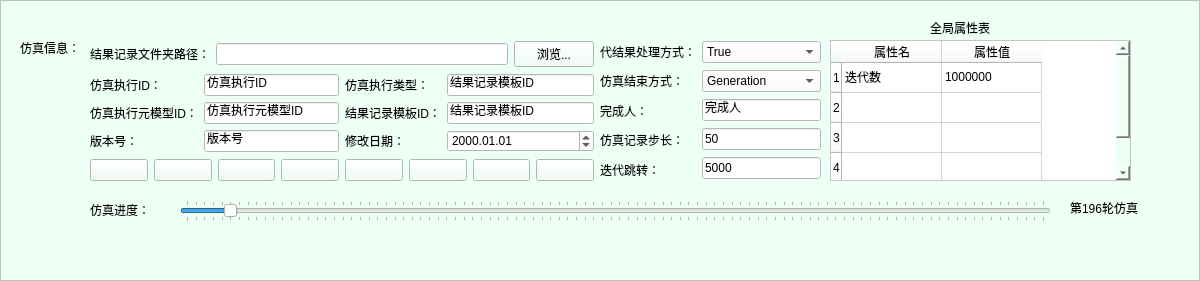
     <widget class="QFrame" name="frame_2">
      <property name="enabled">
       <bool>true</bool>
      </property>
      <property name="geometry">
       <rect>
        <x>0</x>
        <y>-1</y>
        <width>1200</width>
        <height>281</height>
       </rect>
      </property>
      <property name="toolTipDuration">
       <number>2</number>
      </property>
      <property name="styleSheet">
       <string notr="true">background-color: rgb(238, 255, 246);</string>
      </property>
      <property name="frameShape">
       <enum>QFrame::StyledPanel</enum>
      </property>
      <property name="frameShadow">
       <enum>QFrame::Raised</enum>
      </property>
      <widget class="QLabel" name="label_151">
       <property name="geometry">
        <rect>
         <x>20</x>
         <y>40</y>
         <width>71</width>
         <height>16</height>
        </rect>
       </property>
       <property name="text">
        <string>仿真信息：</string>
       </property>
      </widget>
      <widget class="QTableWidget" name="tableWidget_7">
       <property name="geometry">
        <rect>
         <x>830</x>
         <y>40</y>
         <width>301</width>
         <height>141</height>
        </rect>
       </property>
       <property name="styleSheet">
        <string notr="true">background-color: rgb(255, 255, 255);
</string>
       </property>
       <row>
        <property name="text">
         <string>1</string>
        </property>
       </row>
       <row>
        <property name="text">
         <string>2</string>
        </property>
       </row>
       <row>
        <property name="text">
         <string>3</string>
        </property>
       </row>
       <row>
        <property name="text">
         <string>4</string>
        </property>
       </row>
       <column>
        <property name="text">
         <string>属性名</string>
        </property>
       </column>
       <column>
        <property name="text">
         <string>属性值</string>
        </property>
       </column>
       <item row="0" column="0">
        <property name="text">
         <string>迭代数</string>
        </property>
       </item>
       <item row="0" column="1">
        <property name="text">
         <string>1000000</string>
        </property>
       </item>
      </widget>
      <widget class="QLabel" name="label_159">
       <property name="geometry">
        <rect>
         <x>930</x>
         <y>20</y>
         <width>71</width>
         <height>16</height>
        </rect>
       </property>
       <property name="text">
        <string>全局属性表</string>
       </property>
      </widget>
      <widget class="QSlider" name="horizontalSlider">
       <property name="geometry">
        <rect>
         <x>180</x>
         <y>200</y>
         <width>871</width>
         <height>22</height>
        </rect>
       </property>
       <property name="layoutDirection">
        <enum>Qt::LeftToRight</enum>
       </property>
       <property name="value">
        <number>5</number>
       </property>
       <property name="orientation">
        <enum>Qt::Horizontal</enum>
       </property>
       <property name="tickPosition">
        <enum>QSlider::TicksBothSides</enum>
       </property>
      </widget>
      <widget class="QLabel" name="label_160">
       <property name="geometry">
        <rect>
         <x>90</x>
         <y>200</y>
         <width>61</width>
         <height>20</height>
        </rect>
       </property>
       <property name="text">
        <string>仿真进度：</string>
       </property>
      </widget>
      <widget class="QLabel" name="label">
       <property name="geometry">
        <rect>
         <x>1070</x>
         <y>200</y>
         <width>91</width>
         <height>16</height>
        </rect>
       </property>
       <property name="text">
        <string>第196轮仿真</string>
       </property>
      </widget>
      <widget class="QWidget" name="layoutWidget">
       <property name="geometry">
        <rect>
         <x>600</x>
         <y>40</y>
         <width>221</width>
         <height>141</height>
        </rect>
       </property>
       <layout class="QHBoxLayout" name="horizontalLayout_4">
        <item>
         <layout class="QVBoxLayout" name="verticalLayout">
          <item>
           <widget class="QLabel" name="label_156">
            <property name="text">
             <string>代结果处理方式：</string>
            </property>
           </widget>
          </item>
          <item>
           <widget class="QLabel" name="label_157">
            <property name="text">
             <string>仿真结束方式：</string>
            </property>
           </widget>
          </item>
          <item>
           <widget class="QLabel" name="label_164">
            <property name="text">
             <string>完成人：</string>
            </property>
           </widget>
          </item>
          <item>
           <widget class="QLabel" name="label_158">
            <property name="text">
             <string>仿真记录步长：</string>
            </property>
           </widget>
          </item>
          <item>
           <widget class="QLabel" name="label_161">
            <property name="text">
             <string>迭代跳转：</string>
            </property>
           </widget>
          </item>
         </layout>
        </item>
        <item>
         <layout class="QVBoxLayout" name="verticalLayout_2">
          <item>
           <widget class="QComboBox" name="comboBox_13">
            <property name="styleSheet">
             <string notr="true">background-color: rgb(255, 255, 255);
</string>
            </property>
            <item>
             <property name="text">
              <string>True</string>
             </property>
            </item>
            <item>
             <property name="text">
              <string>False</string>
             </property>
            </item>
           </widget>
          </item>
          <item>
           <widget class="QComboBox" name="comboBox_14">
            <property name="styleSheet">
             <string notr="true">background-color: rgb(255, 255, 255);
</string>
            </property>
            <item>
             <property name="text">
              <string>Generation</string>
             </property>
            </item>
            <item>
             <property name="text">
              <string>Condition</string>
             </property>
            </item>
           </widget>
          </item>
          <item>
           <widget class="QLineEdit" name="lineEdit_88">
            <property name="styleSheet">
             <string notr="true">background-color: rgb(255, 255, 255);
</string>
            </property>
            <property name="text">
             <string>完成人</string>
            </property>
           </widget>
          </item>
          <item>
           <widget class="QLineEdit" name="lineEdit_86">
            <property name="styleSheet">
             <string notr="true">background-color: rgb(255, 255, 255);
</string>
            </property>
            <property name="text">
             <string>50</string>
            </property>
           </widget>
          </item>
          <item>
           <widget class="QLineEdit" name="lineEdit_85">
            <property name="styleSheet">
             <string notr="true">background-color: rgb(255, 255, 255);
</string>
            </property>
            <property name="text">
             <string>5000</string>
            </property>
           </widget>
          </item>
         </layout>
        </item>
       </layout>
      </widget>
      <widget class="QWidget" name="layoutWidget">
       <property name="geometry">
        <rect>
         <x>90</x>
         <y>40</y>
         <width>504</width>
         <height>142</height>
        </rect>
       </property>
       <layout class="QVBoxLayout" name="verticalLayout_7">
        <item>
         <layout class="QHBoxLayout" name="horizontalLayout_8">
          <item>
           <widget class="QLabel" name="label_154">
            <property name="text">
             <string>结果记录文件夹路径：</string>
            </property>
           </widget>
          </item>
          <item>
           <widget class="QLineEdit" name="lineEdit_83">
            <property name="styleSheet">
             <string notr="true">background-color: rgb(255, 255, 255);
</string>
            </property>
           </widget>
          </item>
          <item>
           <widget class="QPushButton" name="pushButton_46">
            <property name="text">
             <string>浏览...</string>
            </property>
           </widget>
          </item>
         </layout>
        </item>
        <item>
         <layout class="QHBoxLayout" name="horizontalLayout_7">
          <item>
           <layout class="QHBoxLayout" name="horizontalLayout_5">
            <item>
             <layout class="QVBoxLayout" name="verticalLayout_3">
              <item>
               <widget class="QLabel" name="label_150">
                <property name="text">
                 <string>仿真执行ID：</string>
                </property>
               </widget>
              </item>
              <item>
               <widget class="QLabel" name="label_153">
                <property name="text">
                 <string>仿真执行元模型ID：</string>
                </property>
               </widget>
              </item>
              <item>
               <widget class="QLabel" name="label_162">
                <property name="text">
                 <string>版本号：</string>
                </property>
               </widget>
              </item>
             </layout>
            </item>
            <item>
             <layout class="QVBoxLayout" name="verticalLayout_4">
              <item>
               <widget class="QLineEdit" name="lineEdit_81">
                <property name="styleSheet">
                 <string notr="true">background-color: rgb(255, 255, 255);
</string>
                </property>
                <property name="text">
                 <string>仿真执行ID</string>
                </property>
               </widget>
              </item>
              <item>
               <widget class="QLineEdit" name="lineEdit_82">
                <property name="styleSheet">
                 <string notr="true">background-color: rgb(255, 255, 255);
</string>
                </property>
                <property name="text">
                 <string>仿真执行元模型ID</string>
                </property>
               </widget>
              </item>
              <item>
               <widget class="QLineEdit" name="lineEdit_87">
                <property name="styleSheet">
                 <string notr="true">background-color: rgb(255, 255, 255);
</string>
                </property>
                <property name="text">
                 <string>版本号</string>
                </property>
               </widget>
              </item>
             </layout>
            </item>
           </layout>
          </item>
          <item>
           <layout class="QHBoxLayout" name="horizontalLayout_6">
            <item>
             <layout class="QVBoxLayout" name="verticalLayout_5">
              <item>
               <widget class="QLabel" name="label_149">
                <property name="text">
                 <string>仿真执行类型：</string>
                </property>
               </widget>
              </item>
              <item>
               <widget class="QLabel" name="label_155">
                <property name="text">
                 <string>结果记录模板ID：</string>
                </property>
               </widget>
              </item>
              <item>
               <widget class="QLabel" name="label_163">
                <property name="text">
                 <string>修改日期：</string>
                </property>
               </widget>
              </item>
             </layout>
            </item>
            <item>
             <layout class="QVBoxLayout" name="verticalLayout_6">
              <item>
               <widget class="QLineEdit" name="lineEdit_127">
                <property name="styleSheet">
                 <string notr="true">background-color: rgb(255, 255, 255);
</string>
                </property>
                <property name="text">
                 <string>结果记录模板ID</string>
                </property>
               </widget>
              </item>
              <item>
               <widget class="QLineEdit" name="lineEdit_84">
                <property name="styleSheet">
                 <string notr="true">background-color: rgb(255, 255, 255);
</string>
                </property>
                <property name="text">
                 <string>结果记录模板ID</string>
                </property>
               </widget>
              </item>
              <item>
               <widget class="QDateEdit" name="dateEdit_7">
                <property name="styleSheet">
                 <string notr="true">background-color: rgb(255, 255, 255);
</string>
                </property>
                <property name="displayFormat">
                 <string>yyyy.MM.dd</string>
                </property>
               </widget>
              </item>
             </layout>
            </item>
           </layout>
          </item>
         </layout>
        </item>
        <item>
         <layout class="QHBoxLayout" name="horizontalLayout_3">
          <item>
           <widget class="QPushButton" name="pushButton_50">
            <property name="toolTip">
             <string>&lt;html&gt;&lt;head/&gt;&lt;body&gt;&lt;p&gt;跳转&lt;/p&gt;&lt;/body&gt;&lt;/html&gt;</string>
            </property>
            <property name="whatsThis">
             <string>&lt;html&gt;&lt;head/&gt;&lt;body&gt;&lt;p&gt;&lt;br/&gt;&lt;/p&gt;&lt;/body&gt;&lt;/html&gt;</string>
            </property>
            <property name="styleSheet">
             <string notr="true">image: url(:/icon/快进.ico);</string>
            </property>
            <property name="text">
             <string/>
            </property>
           </widget>
          </item>
          <item>
           <widget class="QPushButton" name="pushButton_40">
            <property name="toolTip">
             <string>&lt;html&gt;&lt;head/&gt;&lt;body&gt;&lt;p&gt;继续&lt;/p&gt;&lt;/body&gt;&lt;/html&gt;</string>
            </property>
            <property name="whatsThis">
             <string>&lt;html&gt;&lt;head/&gt;&lt;body&gt;&lt;p&gt;继续&lt;/p&gt;&lt;/body&gt;&lt;/html&gt;</string>
            </property>
            <property name="styleSheet">
             <string notr="true">image: url(:/icon/播放按钮.ico);</string>
            </property>
            <property name="text">
             <string/>
            </property>
           </widget>
          </item>
          <item>
           <widget class="QPushButton" name="pushButton_41">
            <property name="toolTip">
             <string>&lt;html&gt;&lt;head/&gt;&lt;body&gt;&lt;p&gt;暂停&lt;/p&gt;&lt;/body&gt;&lt;/html&gt;</string>
            </property>
            <property name="whatsThis">
             <string>&lt;html&gt;&lt;head/&gt;&lt;body&gt;&lt;p&gt;暂停&lt;/p&gt;&lt;/body&gt;&lt;/html&gt;</string>
            </property>
            <property name="styleSheet">
             <string notr="true">image: url(:/icon/暂停.ico);</string>
            </property>
            <property name="text">
             <string/>
            </property>
           </widget>
          </item>
          <item>
           <widget class="QPushButton" name="pushButton_39">
            <property name="toolTip">
             <string>&lt;html&gt;&lt;head/&gt;&lt;body&gt;&lt;p&gt;终止&lt;/p&gt;&lt;/body&gt;&lt;/html&gt;</string>
            </property>
            <property name="whatsThis">
             <string>&lt;html&gt;&lt;head/&gt;&lt;body&gt;&lt;p&gt;终止&lt;/p&gt;&lt;/body&gt;&lt;/html&gt;</string>
            </property>
            <property name="styleSheet">
             <string notr="true">image: url(:/icon/停止.ico);</string>
            </property>
            <property name="text">
             <string/>
            </property>
           </widget>
          </item>
          <item>
           <widget class="QPushButton" name="pushButton_37">
            <property name="toolTip">
             <string>&lt;html&gt;&lt;head/&gt;&lt;body&gt;&lt;p&gt;单步&lt;/p&gt;&lt;/body&gt;&lt;/html&gt;</string>
            </property>
            <property name="whatsThis">
             <string>&lt;html&gt;&lt;head/&gt;&lt;body&gt;&lt;p&gt;单步执行&lt;/p&gt;&lt;/body&gt;&lt;/html&gt;</string>
            </property>
            <property name="styleSheet">
             <string notr="true">image: url(:/icon/单步.ico);</string>
            </property>
            <property name="text">
             <string/>
            </property>
           </widget>
          </item>
          <item>
           <widget class="QPushButton" name="pushButton_38">
            <property name="toolTip">
             <string>&lt;html&gt;&lt;head/&gt;&lt;body&gt;&lt;p&gt;上一步&lt;/p&gt;&lt;/body&gt;&lt;/html&gt;</string>
            </property>
            <property name="whatsThis">
             <string>&lt;html&gt;&lt;head/&gt;&lt;body&gt;&lt;p&gt;前一步&lt;/p&gt;&lt;/body&gt;&lt;/html&gt;</string>
            </property>
            <property name="styleSheet">
             <string notr="true">image: url(:/icon/倒退.ico);</string>
            </property>
            <property name="text">
             <string/>
            </property>
           </widget>
          </item>
          <item>
           <widget class="QPushButton" name="pushButton_35">
            <property name="toolTip">
             <string>&lt;html&gt;&lt;head/&gt;&lt;body&gt;&lt;p&gt;下一步&lt;/p&gt;&lt;/body&gt;&lt;/html&gt;</string>
            </property>
            <property name="whatsThis">
             <string>&lt;html&gt;&lt;head/&gt;&lt;body&gt;&lt;p&gt;后一步&lt;/p&gt;&lt;/body&gt;&lt;/html&gt;</string>
            </property>
            <property name="styleSheet">
             <string notr="true">image: url(:/icon/下一个.ico);</string>
            </property>
            <property name="text">
             <string/>
            </property>
           </widget>
          </item>
          <item>
           <widget class="QPushButton" name="pushButton_36">
            <property name="toolTip">
             <string>&lt;html&gt;&lt;head/&gt;&lt;body&gt;&lt;p&gt;断点&lt;/p&gt;&lt;/body&gt;&lt;/html&gt;</string>
            </property>
            <property name="whatsThis">
             <string>&lt;html&gt;&lt;head/&gt;&lt;body&gt;&lt;p&gt;设置断点&lt;/p&gt;&lt;/body&gt;&lt;/html&gt;</string>
            </property>
            <property name="styleSheet">
             <string notr="true">image: url(:/icon/取消.ico);</string>
            </property>
            <property name="text">
             <string/>
            </property>
           </widget>
          </item>
         </layout>
        </item>
       </layout>
      </widget>
     </widget>
